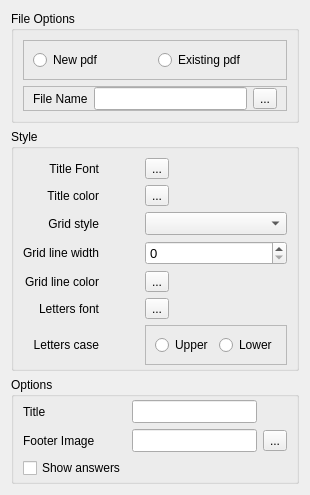
            <widget class="QWidget" name="tab">
             <attribute name="title">
              <string>customize</string>
             </attribute>
             <layout class="QVBoxLayout" name="verticalLayout_3">
              <item>
               <widget class="QGroupBox" name="groupBox">
                <property name="title">
                 <string>File Options</string>
                </property>
                <layout class="QVBoxLayout" name="verticalLayout_4">
                 <item>
                  <widget class="QFrame" name="frame_5">
                   <property name="frameShape">
                    <enum>QFrame::StyledPanel</enum>
                   </property>
                   <property name="frameShadow">
                    <enum>QFrame::Raised</enum>
                   </property>
                   <layout class="QHBoxLayout" name="horizontalLayout_4">
                    <item>
                     <widget class="QRadioButton" name="radioButton_3">
                      <property name="font">
                       <font>
                        <pointsize>9</pointsize>
                       </font>
                      </property>
                      <property name="text">
                       <string>New pdf</string>
                      </property>
                     </widget>
                    </item>
                    <item>
                     <widget class="QRadioButton" name="radioButton_4">
                      <property name="font">
                       <font>
                        <pointsize>9</pointsize>
                       </font>
                      </property>
                      <property name="text">
                       <string>Existing pdf</string>
                      </property>
                     </widget>
                    </item>
                   </layout>
                  </widget>
                 </item>
                 <item>
                  <widget class="QFrame" name="frame_6">
                   <property name="frameShape">
                    <enum>QFrame::StyledPanel</enum>
                   </property>
                   <property name="frameShadow">
                    <enum>QFrame::Raised</enum>
                   </property>
                   <layout class="QGridLayout" name="gridLayout">
                    <property name="topMargin">
                     <number>0</number>
                    </property>
                    <property name="bottomMargin">
                     <number>0</number>
                    </property>
                    <item row="0" column="0">
                     <widget class="QLabel" name="label">
                      <property name="font">
                       <font>
                        <pointsize>9</pointsize>
                       </font>
                      </property>
                      <property name="text">
                       <string>File Name</string>
                      </property>
                     </widget>
                    </item>
                    <item row="0" column="1">
                     <widget class="QLineEdit" name="filenamepdf">
                      <property name="font">
                       <font>
                        <pointsize>10</pointsize>
                       </font>
                      </property>
                     </widget>
                    </item>
                    <item row="0" column="2">
                     <widget class="QToolButton" name="save_btn_pdf">
                      <property name="text">
                       <string>...</string>
                      </property>
                     </widget>
                    </item>
                   </layout>
                  </widget>
                 </item>
                </layout>
               </widget>
              </item>
              <item>
               <widget class="QGroupBox" name="groupBox_2">
                <property name="font">
                 <font>
                  <pointsize>9</pointsize>
                 </font>
                </property>
                <property name="title">
                 <string>Style</string>
                </property>
                <layout class="QGridLayout" name="gridLayout_2" columnstretch="0,0,1" rowminimumheight="0,0,0,0,0,0,0">
                 <property name="topMargin">
                  <number>9</number>
                 </property>
                 <property name="bottomMargin">
                  <number>3</number>
                 </property>
                 <item row="5" column="1">
                  <widget class="QLabel" name="label_11">
                   <property name="text">
                    <string/>
                   </property>
                  </widget>
                 </item>
                 <item row="6" column="2">
                  <widget class="QFrame" name="frame_3">
                   <property name="frameShape">
                    <enum>QFrame::StyledPanel</enum>
                   </property>
                   <property name="frameShadow">
                    <enum>QFrame::Raised</enum>
                   </property>
                   <layout class="QHBoxLayout" name="horizontalLayout_3">
                    <item>
                     <widget class="QRadioButton" name="radioButton">
                      <property name="font">
                       <font>
                        <pointsize>9</pointsize>
                       </font>
                      </property>
                      <property name="text">
                       <string>Upper</string>
                      </property>
                     </widget>
                    </item>
                    <item>
                     <widget class="QRadioButton" name="radioButton_2">
                      <property name="font">
                       <font>
                        <pointsize>9</pointsize>
                       </font>
                      </property>
                      <property name="text">
                       <string>Lower</string>
                      </property>
                     </widget>
                    </item>
                   </layout>
                  </widget>
                 </item>
                 <item row="1" column="2">
                  <widget class="QToolButton" name="toolButton_3">
                   <property name="text">
                    <string>...</string>
                   </property>
                  </widget>
                 </item>
                 <item row="5" column="0">
                  <widget class="QLabel" name="label_9">
                   <property name="font">
                    <font>
                     <pointsize>9</pointsize>
                    </font>
                   </property>
                   <property name="text">
                    <string>Letters font</string>
                   </property>
                   <property name="alignment">
                    <set>Qt::AlignRight|Qt::AlignTrailing|Qt::AlignVCenter</set>
                   </property>
                  </widget>
                 </item>
                 <item row="0" column="1">
                  <widget class="QLabel" name="label_7">
                   <property name="maximumSize">
                    <size>
                     <width>60</width>
                     <height>16777215</height>
                    </size>
                   </property>
                   <property name="text">
                    <string/>
                   </property>
                  </widget>
                 </item>
                 <item row="3" column="2">
                  <widget class="QSpinBox" name="spinBox">
                   <property name="font">
                    <font>
                     <pointsize>10</pointsize>
                    </font>
                   </property>
                  </widget>
                 </item>
                 <item row="1" column="1">
                  <widget class="QLabel" name="label_8">
                   <property name="text">
                    <string/>
                   </property>
                  </widget>
                 </item>
                 <item row="5" column="2">
                  <widget class="QToolButton" name="toolButton_5">
                   <property name="text">
                    <string>...</string>
                   </property>
                  </widget>
                 </item>
                 <item row="3" column="0">
                  <widget class="QLabel" name="label_5">
                   <property name="font">
                    <font>
                     <pointsize>9</pointsize>
                    </font>
                   </property>
                   <property name="text">
                    <string>Grid line width</string>
                   </property>
                   <property name="alignment">
                    <set>Qt::AlignRight|Qt::AlignTrailing|Qt::AlignVCenter</set>
                   </property>
                  </widget>
                 </item>
                 <item row="4" column="0">
                  <widget class="QLabel" name="label_6">
                   <property name="font">
                    <font>
                     <pointsize>9</pointsize>
                    </font>
                   </property>
                   <property name="text">
                    <string>Grid line color</string>
                   </property>
                   <property name="alignment">
                    <set>Qt::AlignRight|Qt::AlignTrailing|Qt::AlignVCenter</set>
                   </property>
                  </widget>
                 </item>
                 <item row="2" column="0">
                  <widget class="QLabel" name="label_4">
                   <property name="font">
                    <font>
                     <pointsize>9</pointsize>
                    </font>
                   </property>
                   <property name="text">
                    <string>Grid style</string>
                   </property>
                   <property name="alignment">
                    <set>Qt::AlignRight|Qt::AlignTrailing|Qt::AlignVCenter</set>
                   </property>
                  </widget>
                 </item>
                 <item row="0" column="2">
                  <widget class="QToolButton" name="toolButton_2">
                   <property name="text">
                    <string>...</string>
                   </property>
                  </widget>
                 </item>
                 <item row="0" column="0">
                  <widget class="QLabel" name="label_2">
                   <property name="font">
                    <font>
                     <pointsize>9</pointsize>
                    </font>
                   </property>
                   <property name="text">
                    <string>Title Font</string>
                   </property>
                   <property name="alignment">
                    <set>Qt::AlignRight|Qt::AlignTrailing|Qt::AlignVCenter</set>
                   </property>
                  </widget>
                 </item>
                 <item row="4" column="1">
                  <widget class="QLabel" name="label_10">
                   <property name="text">
                    <string/>
                   </property>
                  </widget>
                 </item>
                 <item row="2" column="2">
                  <widget class="QComboBox" name="comboBox">
                   <property name="font">
                    <font>
                     <pointsize>10</pointsize>
                    </font>
                   </property>
                  </widget>
                 </item>
                 <item row="4" column="2">
                  <widget class="QToolButton" name="toolButton_4">
                   <property name="text">
                    <string>...</string>
                   </property>
                  </widget>
                 </item>
                 <item row="1" column="0">
                  <widget class="QLabel" name="label_3">
                   <property name="font">
                    <font>
                     <pointsize>9</pointsize>
                    </font>
                   </property>
                   <property name="text">
                    <string>Title color</string>
                   </property>
                   <property name="alignment">
                    <set>Qt::AlignRight|Qt::AlignTrailing|Qt::AlignVCenter</set>
                   </property>
                  </widget>
                 </item>
                 <item row="6" column="0">
                  <widget class="QLabel" name="label_13">
                   <property name="font">
                    <font>
                     <pointsize>9</pointsize>
                    </font>
                   </property>
                   <property name="text">
                    <string>Letters case</string>
                   </property>
                   <property name="alignment">
                    <set>Qt::AlignRight|Qt::AlignTrailing|Qt::AlignVCenter</set>
                   </property>
                  </widget>
                 </item>
                </layout>
               </widget>
              </item>
              <item>
               <widget class="QGroupBox" name="groupBox_3">
                <property name="title">
                 <string>Options</string>
                </property>
                <layout class="QGridLayout" name="gridLayout_3">
                 <property name="topMargin">
                  <number>3</number>
                 </property>
                 <property name="bottomMargin">
                  <number>3</number>
                 </property>
                 <item row="1" column="2">
                  <widget class="QToolButton" name="toolButton_6">
                   <property name="text">
                    <string>...</string>
                   </property>
                  </widget>
                 </item>
                 <item row="1" column="0">
                  <widget class="QLabel" name="label_12">
                   <property name="font">
                    <font>
                     <pointsize>9</pointsize>
                    </font>
                   </property>
                   <property name="text">
                    <string>Footer Image</string>
                   </property>
                  </widget>
                 </item>
                 <item row="0" column="0">
                  <widget class="QLabel" name="label_68">
                   <property name="font">
                    <font>
                     <pointsize>9</pointsize>
                    </font>
                   </property>
                   <property name="text">
                    <string>Title</string>
                   </property>
                  </widget>
                 </item>
                 <item row="0" column="1">
                  <widget class="QLineEdit" name="pdf_title">
                   <property name="font">
                    <font>
                     <pointsize>10</pointsize>
                    </font>
                   </property>
                  </widget>
                 </item>
                 <item row="1" column="1">
                  <widget class="QLineEdit" name="lineEdit_2">
                   <property name="font">
                    <font>
                     <pointsize>10</pointsize>
                    </font>
                   </property>
                  </widget>
                 </item>
                 <item row="2" column="0">
                  <widget class="QCheckBox" name="show_answers_pdf">
                   <property name="text">
                    <string>Show answers</string>
                   </property>
                  </widget>
                 </item>
                </layout>
               </widget>
              </item>
             </layout>
            </widget>
